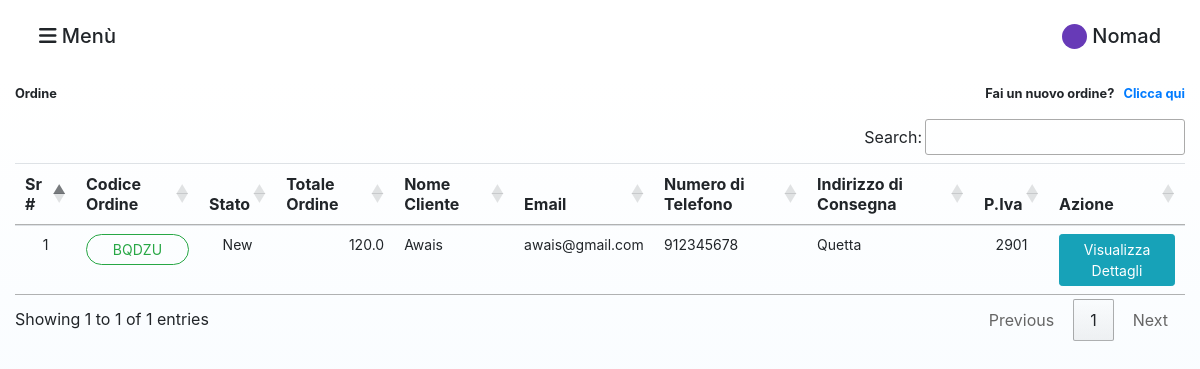
The page /order/all-orders/ (signed in) on the database its author committed.
### order/models.py (models this page shows, shortened)
class Order(models.Model):
    STATUS = (
        ('New', 'New'),
        ('Accepted', 'Accepted'),
        ('Preaparing', 'Preaparing'),
        ('OnShipping', 'OnShipping'),
        ('Completed', 'Completed'),
        ('Canceled', 'Canceled'),
    )
    user = models.ForeignKey(User, on_delete=models.SET_NULL, null=True)
    code = models.CharField(max_length=10, editable=False )
    customer = models.ForeignKey(Customer, on_delete=models.SET_NULL, null=True, default=0)
    total = models.FloatField()
    status=models.CharField(max_length=10,choices=STATUS,default='New')
    ip = models.CharField(blank=True, max_length=255)
    note = models.CharField(blank=True, max_length=255)
    create_at=models.DateTimeField(auto_now_add=True)
    update_at=models.DateTimeField(auto_now=True)

### agents/models.py (models this page shows, shortened)
class Customer(models.Model):
    name = models.CharField(max_length=64)
    email = models.CharField(max_length=64)
    phone = models.IntegerField()
    region = models.CharField(max_length=64)
    billing_address = models.CharField(max_length=400)
    delivery_address = models.CharField(max_length=400)
    vat_number = models.IntegerField()
    pub_date = models.DateTimeField('date published')
    created_by = models.ForeignKey(settings.AUTH_USER_MODEL, on_delete=models.CASCADE, related_name="agent", blank=True)

### order/views.py (the view)
# urls.py: path('all-orders/', views.orders, name='orders'),
def orders(request):
    current_user = User.objects.get(username=request.user.username)
    allOrders = Order.objects.filter(user_id=current_user.id)
    return render(request, 'agents/orders_all.html', {
            'orders': allOrders
    })

### agents/templates/agents/orders_all.html (shortened to what this page needs)
{% extends "agents/layout.html" %}
{% load static %}
{% block body %}
{% include "agents/sidenav.html" %}
<div class="parent-div-products-page ">
    <div class="container-fluid">
            <div class="row align-items-center">
                <div class="col-6 mt-1 mb-3">
                <div style="float: left;" class="btn-group" role="group">
                    <small>Ordine</small>
                </div>
            </div>
            <div class="col-6 mt-1 mb-3">
                <div style="float: right;" class="btn-group" role="group">
                    <small>Fai un nuovo ordine? &nbsp;<a href="{% url 'agents:customers' user.username %}"> Clicca qui</a></small>
                </div>
            </div>
            {% if orders %}
                <div class="col-12">
                    <div  class="table-responsive">
                        <table  id="customers_table" class="table table-hover">
                            <thead>
                            <tr>
                                <th align="center">Sr #</th>
                                <th align="center">Codice Ordine</th>
                                <th align="center">Stato</th>
                                <th  align="center">Totale Ordine</th>
                                <th  >Nome Cliente</th>
                                <th  >Email</th>
                                <th  >Numero di Telefono</th>
                                <th  >Indirizzo di Consegna</th>
                                <th  >P.Iva</th>
                                <th  align="center">Azione</th>
                            </tr>
                            </thead>
                            <tbody>
                                {% for order in orders %}
                            <tr class="col-form-label col-form-label-sm">
                                    <td  align="center">{{ forloop.counter }}</td>
                                    <td  align="center">
                                        <a href="{% url 'order:order_detailed' order.id %}" style="border-radius: 25px;" class="btn btn-sm btn-outline-success w-100">
                                            {{order.code}}
                                        </a>
                                    </td>
                                    <td align="center">{{order.status}}</td>
                                    <td align="right">{{order.total}}</td>
                                    <td >{{order.customer.name|capfirst}}</td>
                                    <td >{{order.customer.email}}</td>
                                    <td >{{order.customer.phone}}</td>
                                    <td >{{order.customer.delivery_address}}</td>
                                    <td align="center">{{order.customer.vat_number}}</td>
                                    <td align="center">
                                        <a href="{% url 'order:order_detailed' order.id %}" class="btn btn-info btn-sm">Visualizza Dettagli</a>
                                    </td>
                            </tr>
                            {% endfor %}
                            </tbody>
                        </table>
                    </div>
                </div>
            {% else %}
                <div align="center" class="col-12 mt-5">
                    <img class="w-25" src="{% static 'agents/images/not_found.svg' %}"/>
                    <h5 class="col-form-label col-form-label-md pt-3">Non trovato!</h5>
                  </div>
            {% endif %}
        </div>
    </div>
</div>
{% endblock %}

### agents/templates/agents/sidenav.html (shortened to what this page needs)
  <div class="container-fluid">
    <div class="row pt-4 pb-4 pl-4 pr-4">
      <div class="col-6">
        <h5 style="cursor:pointer" onclick="openNav()"><i class="fas fa-bars"></i> Menù</h5>
      </div>
      <div class="col-6">
        {% if user%}
            <div style="float: right;">
              <span class="dot"></span>
              <h5 class="agent-username" style="float: right;"> {{user.username}}</h5>
            </div>
        {% endif %}
      </div>
    </div>
  </div>

### staticfiles/agents/css/style.css (style rules this page uses)
body { font-family: Circular, -apple-system, BlinkMacSystemFont, Roboto, Helvetica Neue, sans-serif; -webkit-font-smoothing: antialiased; }
.parent-div-products-page { background: linear-gradient(0deg, aliceblue, transparent); min-height: -webkit-fill-available; }
.dot { margin-right: 5px; height: 25px; width: 25px; background-color: #673AB7; border-radius: 50%; display: inline-block; }
.agent-username { text-transform: capitalize; }
.small, small { font-size: 80%; font-weight: bold; }

### rows shown on the page
Order: code "BQDZU", status "New", total "120.0", customer.name "Awais", customer.email "awais@gmail.com", customer.phone "912345678", customer.delivery_address "Quetta", customer.vat_number "2901"

### other values the page prints
{{ user.username }} "Nomad"
